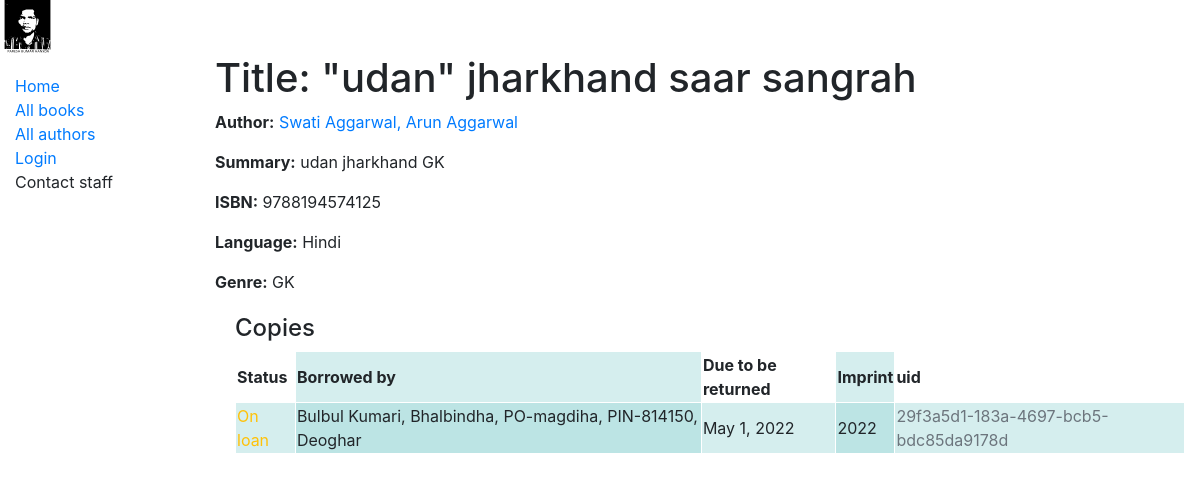
/catalog/book/1, run on the app's committed database.
### catalog/models.py (models this page shows, shortened)
class Book(models.Model):
    title = models.CharField(max_length=200)
    author = models.ForeignKey('Author', on_delete=models.SET_NULL, null=True)
    summary = models.TextField(max_length=1000, help_text='Enter a brief description of the book')
    isbn = models.CharField('ISBN', max_length=13, unique=True,
                             help_text='13 Character <a href="https://www.isbn-international.org/content/what-isbn">ISBN number</a>')
    genre = models.ManyToManyField(Genre, help_text='Select a genre for this book')
    language = models.ManyToManyField(Language, help_text='Select a language for this book')
    def display_genre(self):
        """Create a string for the Genre. This is required to display genre in Admin."""
        return ', '.join(genre.name for genre in self.genre.all()[:3])
    display_genre.short_description = 'Genre'
    def display_language(self):
        """Create a string for the Genre. This is required to display genre in Admin."""
        return ', '.join(language.name for language in self.language.all()[:3])
    display_language.short_description = 'Language'

class Author(models.Model):
    first_name = models.CharField(max_length=100)
    last_name = models.CharField(max_length=100)
    date_of_birth = models.DateField(null=True, blank=True)
    date_of_death = models.DateField('Died', null=True, blank=True)
    class Meta:
        ordering = ['last_name', 'first_name']
    def get_absolute_url(self):
        return reverse('author-detail', args=[str(self.id)])
    def __str__(self):
        return f'{self.last_name}, {self.first_name}'

class Language(models.Model):
    name = models.CharField(max_length=200, help_text='Enter a book language (e.g. Hindi)')
    def __str__(self):
        return self.name

class Genre(models.Model):
    name = models.CharField(max_length=200, help_text='Enter a book genre (e.g. Science Fiction)')
    def __str__(self):
        return self.name

class BookInstance(models.Model):
    id = models.UUIDField(primary_key=True, default=uuid.uuid4, help_text='Unique ID for this particular book across whole library')
    book = models.ForeignKey('Book', on_delete=models.RESTRICT, null=True)
    imprint = models.CharField(max_length=200)
    due_back = models.DateField(null=True, blank=True)
    LOAN_STATUS = (
        ('m', 'Maintenance'),
        ('o', 'On loan'),
        ('a', 'Available'),
        ('r', 'Reserved'),
    )
    status = models.CharField(
        max_length=1,
        choices=LOAN_STATUS,
        blank=True,
        default='m',
        help_text='Book availability',
    )
    class Meta:
        ordering = ['due_back']
        permissions = (("can_mark_returned", "Set book as returned"),)
    borrower = models.ForeignKey(Borrower, on_delete=models.SET_NULL, null=True, blank=True)
    librarian = models.ForeignKey(Librarian,on_delete=models.PROTECT,editable=False, null=True,blank=False)
    issuer=models.ForeignKey(Librarian,on_delete=models.PROTECT,editable=True,related_name="issue_by",blank=True,null=True)

class Borrower(models.Model):
    django_id=models.OneToOneField(User, on_delete=models.RESTRICT, null=True, blank=True)
    identy=models.CharField(max_length=200)
    contact_no=models.CharField(max_length=100)
    facebook=models.CharField(max_length=200)
    whatsapp=models.CharField(max_length=200)
    name=models.CharField(max_length=200)
    address=models.CharField(max_length=200)
    def __str__(self):
        return f'{self.name}, {self.address}'

### catalog/views.py (the view)
# urls.py: path('book/<int:pk>', views.BookDetailView.as_view(), name='book-detail'),
class BookDetailView(generic.DetailView):
    model = Book

### catalog/templates/catalog/book_detail.html (shortened to what this page needs)
{% extends "base_generic.html" %}
{% block content %}
  <h1>Title: {{ book.title }}</h1>
  <p><strong>Author:</strong> <a href="{{book.author.get_absolute_url}}">{{ book.author }}</a></p>
  <p><strong>Summary:</strong> {{ book.summary }}</p>
  <p><strong>ISBN:</strong> {{ book.isbn }}</p>
  <p><strong>Language:</strong> {{ book.language.all|join:", " }}</p>
  <p><strong>Genre:</strong> {{ book.genre.all|join:", " }}</p>
  <div style="margin-left:20px;margin-top:20px">
    <h4>Copies</h4>
{% if book.bookinstance_set.all %}
<table>
<tr>
 <th>Status  </th>
<th>Borrowed by  </th>
<th> Due to be returned </th>
<th> Imprint </th>
<th> uid </th>
</tr>
 {% for copy in book.bookinstance_set.all %}
<tr>
      <td class="{% if copy.status == 'a' %}text-success{% elif copy.status == 'm' %}text-danger{% else %}text-warning{% endif %}">
        {{ copy.get_status_display }}
      </td>
        <td>{{ copy.borrower }}</td>
        <td>{{ copy.due_back }}</td>
      <td>{{ copy.imprint }}</td>
      <td class="text-muted">{{ copy.id }}</td>
</tr>
{% endfor %}
</table>
{% endif %}
 </div>
{% endblock %}

### catalog/static/css/style.css (style rules this page uses)
table, th, td { border: 1px solid white; border-collapse: collapse; }
tr:nth-child(even) { background-color: rgba(150, 212, 212, 0.4); }
th:nth-child(even),td:nth-child(even) { background-color: rgba(150, 212, 212, 0.4); }

### data on the page
Book: title "\"udan\" jharkhand saar sangrah", author "Swati Aggarwal, Arun Aggarwal", summary "udan jharkhand GK", isbn "9788194574125", language.all "Hindi", genre.all "GK"
BookInstance: status "On loan", borrower "Bulbul Kumari, Bhalbindha, PO-magdiha, PIN-814150, Deoghar", due_back "May 1, 2022", imprint "2022", id "29f3a5d1-183a-4697-bcb5-bdc85da9178d"
